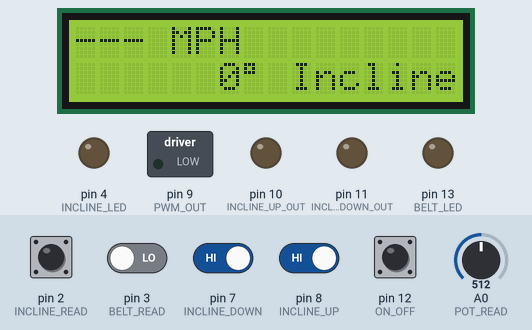
Recording of a sketch running on a simulated Arduino Uno, built with avr-gcc and run on an emulated ATmega328P. Shown: 16×2 character LCD, switched loads named in the sketch (green lamp = pin HIGH), output pins drawn as LEDs (lit = HIGH). Inputs (shaded band) come from the test bench; at power-on: pin 7 (INCLINE_DOWN), pin 8 (INCLINE_UP), pin 12 (ON_OFF) HIGH, pin 2 (INCLINE_READ), pin 3 (BELT_READ) LOW, A0 (POT_READ) = 512. What the sketch prints to the serial monitor is not drawn.

Above: at 1.4 s.
1.5 s: pin 12 (ON_OFF) pulled LOW for 0.15 s
At 2.7 s:
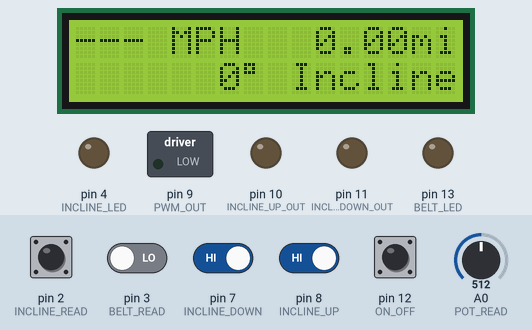
3.1 s: pin 7 (INCLINE_DOWN) driven LOW
At 4.2 s:
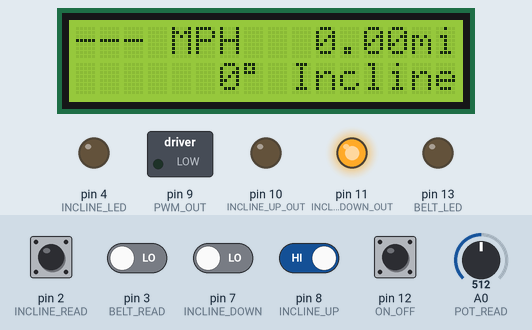
4.6 s: pin 12 (ON_OFF) pulled LOW for 1 s
At 5.4 s:
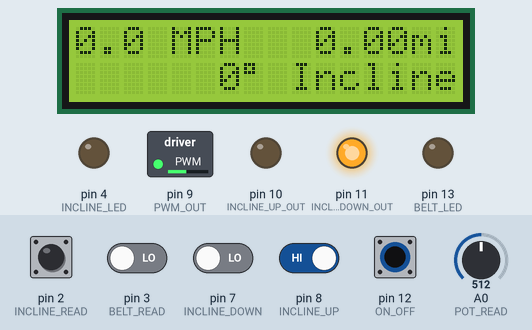
7.1 s: pin 2 (INCLINE_READ) driven HIGH
At 7.4 s:
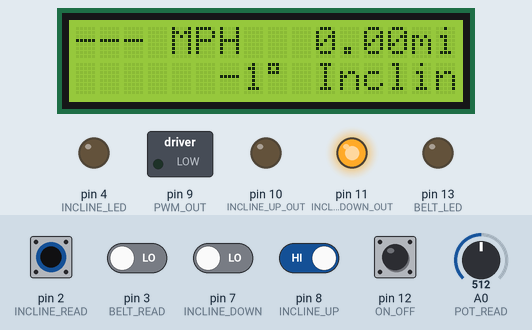
8.6 s: pin 2 (INCLINE_READ) pulsed LOW 5 times (0.12 s each, 0.3 s apart)
At 10.6 s:
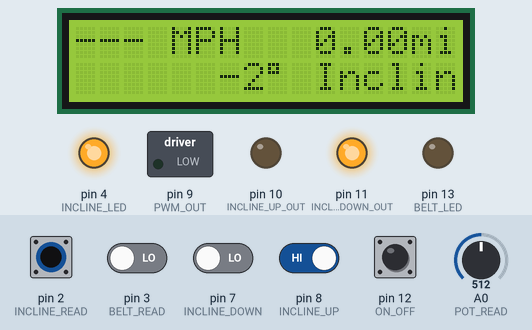
11.6 s: pin 12 (ON_OFF) pulled LOW for 0.15 s
At 11.7 s:
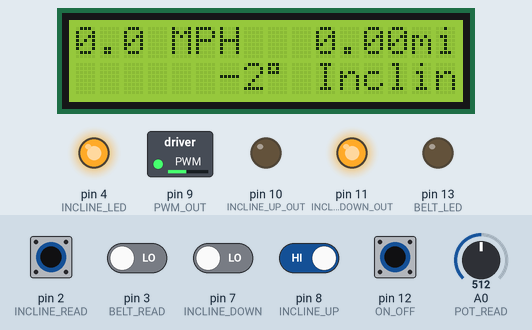
Timing chart, 0 to 14.2 s (numbered marks = the images above; inputs shaded):
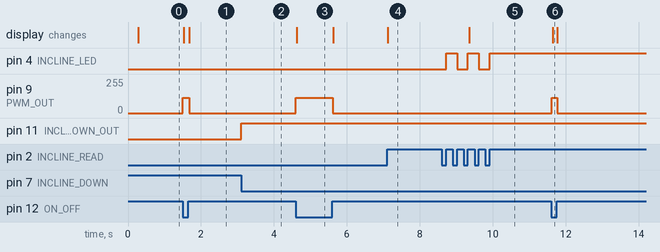

Measured:
- after the input at 1.5 s, pin 9 (PWM_OUT): 0/255 → 116/255 at once, → 0/255 0.17 s later; the display: first changes at once (image 1 shows a later state)
- after the input at 3.1 s, pin 11 (INCLINE_DOWN_OUT): LOW → HIGH at once
- after the input at 4.6 s, pin 9 (PWM_OUT): 0/255 → 116/255 at once, → 0/255 1.0 s later; the display: changes at once (image 3)
- after the input at 7.1 s, the display: changes at once (image 4)
- after the input at 8.6 s, pin 4 (INCLINE_LED): alternates HIGH for 0.30 s and LOW for 0.30 s, 5 changes in all, then stays HIGH, starting after 0.12 s; the display: changes after 0.75 s (image 5)
- after the input at 11.6 s, pin 9 (PWM_OUT): 0/255 → 116/255 at once, → 0/255 0.15 s later; the display: changes at once (image 6)

The sketch:

MC-2100_Treadmill_Controller_Console.ino
```cpp
/*
  MC-2100 Treadmill Motor Controller Interface
  Ver 0.9

  Builds on original work by Joe Schoolcraft and Brian Schoolcraft - May 2013
  https://sonsofinvention.wordpress.com/2013/05/22/arduino-compatible-mc-2100-controller-and-lathe-tachometer

  Additional work on speed control PWM by FanMan 170122

  Added incline control and speedometer - JL 2026 https://jimandnoreen.com

  Pinout of connector HD2 on the MC2100:

    1 black       ground
    2 red         v+ 12V
    3 green       5V PWM belt speed control (1K resistor recommended)
    4 blue        belt tach to console (2.4K pullup resistor required; see wiring diagram)
    5 orange      incline up (1.5 - 5V relative to pin 6, not ground!) 220 ohm resistor recommended
    6 yellow      incline down (1.5 - 5V relative to pin 5) 220 resistor recommended
    7 violet      incline pulse (when moving, 3 pulses per degree of incline. Use a 2.4K pullup resistor.)
    8 black/wh    ground (unconfirmed reports say this also carries signal info on some models)

  Note incline direction: up is pin 5+ / pin 6-, down is 5- / 6+
  Incline motor can be tested by attaching a 1.5V battery between pins 5 and 6
  Belt motor can be tested using a generic PWM controller running at 20 Hz
  Incline and belt pulses require 5V from Arduino to drive the PC817 optocoupler on MC-2100 board
*/

#include <Wire.h> //I2C support for LCD
#include <LiquidCrystal_I2C.h> //For LCD display
#include <TimerOne.h> //Used for PWM. This library uses hardware timer 1


/* Specifics for treadmill model:
 *  NordicTrack NTL22011
 *  Elite 9700 Pro
 */

#define MAX_SPEED 12 //Max speed in MPH
#define MIN_INCLINE -3 //Can be less than zero degrees on some models
#define MAX_INCLINE 15 //Max degrees incline
#define FEET_PER_PULSE 1.0 //Observed 70ft/min @ 25% duty (PWM 217)
#define PULSES_PER_DEGREE_INCLINE 3 //Number of pulses for 1 degree of movement

/*
 * Pin Assignments
 */
#define INCLINE_READ 2 //Incline pulse from violet wire of MC2100
#define INCLINE_LED 4 //LED to indicate incline pulse received
#define BELT_READ 3 //Belt pulse from green wire of MC2100
#define BELT_LED 13 //LED to indicate belt pulse received
#define ON_OFF 12 //Treadmill belt PWM SPST on/off switch
#define PWM_OUT 9 //Connected to blue wire of MC2100 (50ms period PWM out)
#define POT_READ A0 //Wiper of pot connected as voltage divider (PWM speed command)
#define INCLINE_UP 8 //Incline up switch
#define INCLINE_DOWN 7 //Incline down switch
#define INCLINE_UP_OUT 10 //Incline up output (5V relative to pin 10)
#define INCLINE_DOWN_OUT 11 //Incline down output (5V relative to pin 11)

/*
 * Other settings that shouldn't need change
 */
#define POT_DIF 2 //Change detection threshold on pot.  Try 4 if pot is noisy.
#define MAX_DUTY 869 //Max Duty Cycle expected by MC-2100 (85% of 1023)
#define MIN_DUTY 64 //Min Duty Cycle expected by MC-2100 (6.25% of 1023)

LiquidCrystal_I2C lcd(0x3F, 16, 2); //Initialize 16 char X 2 line LCD display

volatile unsigned long beltPulseCount = 0;
unsigned long lastBeltPulseTime = 0;
unsigned long currentBeltPulseRate = 0;
unsigned long tempBeltPulseRate = 0;
unsigned long lastBeltPulseRate = 0;
unsigned long beltPulseCountAtLastMeasurement = 0;
unsigned long currentTime = 0;
unsigned long lastTime = 0;
unsigned long lastInclinePulseTime;
volatile unsigned long inclinePulseCount;
int pulsesPerDegreeIncline = PULSES_PER_DEGREE_INCLINE;
float feetPerPulse = FEET_PER_PULSE;
int lastInclinePulseCount = 0;
int minIncline = MIN_INCLINE;
float currentSpeed = 0;
float maxDuty = MAX_DUTY;
float minDuty = MIN_DUTY;
float maxSpeed = MAX_SPEED;
float distanceTraveled = 0; //in feet

/*
 * Temporary handling of incline.  Needs to be updated to:
 * - save position in EEPROM (using EEPROM.put(), EEPROM.get() )
 * - implement calibrate function to set hi/low limits
 * - change behavior of up/down switch to seek to next incline position based on pulse received
 *   so that we are always storing an accurate position in EEPROM when the treadmill is switched off
*/
volatile int currentPosition = 9; //FOR TESTING, ZERO DEGREES INCLINE
const int maxPosition = 54;
int currentInclineDegrees = 0;

int inclineDirection = 0; // 1 when calling for increase, -1 for decrease
byte inclineUpState = 1;
byte inclineDownState = 1;

int potTemp;
int potValue;
int lastPotValue;
int potCheck;
int speedLevel;

byte onOffState = 0;
byte lastonOffState = 0;
unsigned long lastOnOffTime = 0;

void setup(){
  lcd.init();
  //lcd.write(0xFE);lcd.write(0x1E); //disable splash screen on some LCDs.  Need to run just once.
  lcd.backlight();
  lcd.clear();
  pinMode(INCLINE_READ, INPUT);
  pinMode(BELT_READ, INPUT);
  pinMode(ON_OFF, INPUT_PULLUP);
  pinMode(BELT_LED, OUTPUT);
  pinMode(INCLINE_LED, OUTPUT);
  pinMode(INCLINE_UP, INPUT_PULLUP);
  pinMode(INCLINE_DOWN, INPUT_PULLUP);
  pinMode(INCLINE_UP_OUT, OUTPUT); //Pin for 5V output to incline
  pinMode(INCLINE_DOWN_OUT, OUTPUT);
  pinMode(PWM_OUT, OUTPUT);

  //set up PWM speed pulse output
  Timer1.initialize(50000); //Set pin 9 and 10 period to 50 ms (20 Hz)
  Timer1.pwm(PWM_OUT, 0); //Start PWM at 0% duty cycle

  //attaches an interrupt handler to the incline pulse pin
  attachInterrupt(digitalPinToInterrupt(INCLINE_READ), inclinePulse, RISING);

  //attaches an interrupt handler to the belt pulse pin
  attachInterrupt(digitalPinToInterrupt(BELT_READ), beltPulse, RISING);

  Serial.begin(9600);
  delay(200);

  lastInclinePulseTime = micros();
  inclinePulseCount = 0;
}

void inclinePulse(){
  inclinePulseCount++;
  //Toggle LED as pulses are received
  if ( (inclinePulseCount % 2) == 0) { digitalWrite(INCLINE_LED, HIGH); } else { digitalWrite(INCLINE_LED, LOW); }
}

void beltPulse(){
  beltPulseCount++;
  //Toggle LED as pulses are received
  if ( (beltPulseCount % 2) == 0) { digitalWrite(BELT_LED, HIGH); } else { digitalWrite(BELT_LED, LOW); }
}

boolean reachedLimit(){
  if(currentPosition == 0 || currentPosition == maxPosition){
    inclineStop();
    if(currentPosition == maxPosition){
      //Serial.println(" -- Now in Max position");
    } else {
      //Serial.println(" -- Now in Min position");
    }
    return true;
  } else {
    return false;
  }
}

void inclineStop(){
  digitalWrite(INCLINE_UP_OUT, LOW);
  digitalWrite(INCLINE_DOWN_OUT, LOW);
}

void inclineDecrease(){
  if(currentPosition > 0){
    inclineDirection = -1;
    digitalWrite(INCLINE_UP_OUT, LOW);
    digitalWrite(INCLINE_DOWN_OUT, HIGH);
  } else {
    reachedLimit();
  }
}

void inclineIncrease(){
  if(currentPosition < maxPosition){
    inclineDirection = 1;
    digitalWrite(INCLINE_DOWN_OUT, LOW);
    digitalWrite(INCLINE_UP_OUT, HIGH);
  } else {
    reachedLimit();
  }
}

void updateLCD(){
   currentInclineDegrees = currentPosition / pulsesPerDegreeIncline + minIncline;
   //currentSpeed = (speedLevel / maxDuty) * maxSpeed; //Expected speed based on PWM

   currentSpeed = currentBeltPulseRate * feetPerPulse * 0.681818; //Convert feet/second to MPH

   distanceTraveled = (beltPulseCount * feetPerPulse) / 5280; //5280 feet per mile

   lcd.setCursor(0,0); //LCD line 1
   if (onOffState == LOW){
    lcd.print(currentSpeed, 1);
    lcd.print(" MPH");
    lcd.setCursor(10,0);
    lcd.print(distanceTraveled);
    lcd.print("mi");
   }
   else {
    lcd.print("--- MPH");
   }

   lcd.setCursor(6,1); //LCD line 2
   lcd.print(currentInclineDegrees);
   lcd.print(char(223)); //degree symbol
   lcd.print(" Incline");

}

void loop(){
  //Read and condition pot value
  potTemp = analogRead(POT_READ);
  potCheck = abs(potTemp - potValue);
  if (potCheck >= POT_DIF) { //Only accept new value if it’s far enough from the current accepted value
    potValue = potTemp;
  }
  onOffState = digitalRead(ON_OFF); //PWM output state
  speedLevel = map(potValue, 0, 1023, MIN_DUTY, MAX_DUTY); //Convert Pot input to PWM level to send to MC-2100

  if (onOffState == HIGH) { //ON  switch to ground is open
    Timer1.setPwmDuty(PWM_OUT, 0); //Shut down MC-2100
  }

  if (onOffState == LOW) { //OFF switch to ground is closed
    Timer1.setPwmDuty(PWM_OUT, speedLevel); //Send speed command to MC-2100
  }

   // Increment or decrement pulse count, depending on last incline switch pressed
   if(lastInclinePulseCount < inclinePulseCount){
    currentPosition = currentPosition + ((inclinePulseCount - lastInclinePulseCount) * inclineDirection);
   }

   lastInclinePulseCount = inclinePulseCount;
   inclineUpState = digitalRead(INCLINE_UP);
   inclineDownState = digitalRead(INCLINE_DOWN);

  if (inclineUpState == LOW) { //Switch to ground is closed
    inclineIncrease();
  }

  if (inclineDownState == LOW) { //Switch to ground is closed
    inclineDecrease();
  }

  if (inclineDownState == HIGH && inclineUpState == HIGH) { // if BOTH the switches are open
      inclineStop();
  }
  currentTime = millis();

    // Calculate PPS every 1000ms
  if (currentTime - lastTime >= 1000) {
    // Calculate pulses per second
    tempBeltPulseRate = (beltPulseCount - beltPulseCountAtLastMeasurement) / ((currentTime - lastTime)/1000);
    /*
     * Accept changed pulse rate if we get it twice in a row
     * This is a kludge for now.  Need to re-examine best way to smooth
     * readings.  For example, at around 5 MPH, we might capture 7 or 8 pulses per second
     */

    if (tempBeltPulseRate == lastBeltPulseRate) {
      currentBeltPulseRate = tempBeltPulseRate;
    }

    // Reset pulse counter for next measurement
    beltPulseCountAtLastMeasurement = beltPulseCount;

    // Update timestamp
    lastTime = currentTime;

    // Store last pulse rate for comparison
    lastBeltPulseRate = tempBeltPulseRate;
    Serial.println(currentBeltPulseRate);
  }

  updateLCD();
}
```
